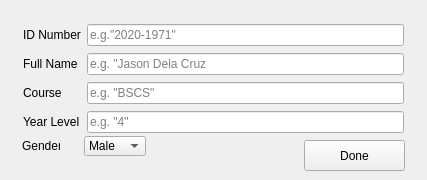
<?xml version="1.0" encoding="UTF-8"?>
<ui version="4.0">
 <class>ADDSTUDENTWINDOW</class>
 <widget class="QMainWindow" name="ADDSTUDENTWINDOW">
  <property name="geometry">
   <rect>
    <x>0</x>
    <y>0</y>
    <width>427</width>
    <height>180</height>
   </rect>
  </property>
  <property name="minimumSize">
   <size>
    <width>427</width>
    <height>180</height>
   </size>
  </property>
  <property name="maximumSize">
   <size>
    <width>427</width>
    <height>180</height>
   </size>
  </property>
  <property name="font">
   <font>
    <family>Segoe UI</family>
   </font>
  </property>
  <property name="windowTitle">
   <string>Add Student Form</string>
  </property>
  <widget class="QWidget" name="centralwidget">
   <widget class="QLabel" name="genderLabel">
    <property name="geometry">
     <rect>
      <x>22</x>
      <y>138</y>
      <width>38</width>
      <height>16</height>
     </rect>
    </property>
    <property name="text">
     <string>Gender</string>
    </property>
   </widget>
   <widget class="QComboBox" name="genderField">
    <property name="geometry">
     <rect>
      <x>84</x>
      <y>136</y>
      <width>62</width>
      <height>20</height>
     </rect>
    </property>
    <item>
     <property name="text">
      <string>Male</string>
     </property>
    </item>
    <item>
     <property name="text">
      <string>Female</string>
     </property>
    </item>
    <item>
     <property name="text">
      <string>Others</string>
     </property>
    </item>
   </widget>
   <widget class="QPushButton" name="doneAdd">
    <property name="geometry">
     <rect>
      <x>304</x>
      <y>140</y>
      <width>101</width>
      <height>31</height>
     </rect>
    </property>
    <property name="text">
     <string>Done</string>
    </property>
   </widget>
   <widget class="QWidget" name="layoutWidget">
    <property name="geometry">
     <rect>
      <x>23</x>
      <y>23</y>
      <width>381</width>
      <height>112</height>
     </rect>
    </property>
    <layout class="QGridLayout" name="gridLayout">
     <item row="0" column="0">
      <widget class="QLabel" name="idLabel">
       <property name="text">
        <string>ID Number</string>
       </property>
      </widget>
     </item>
     <item row="3" column="1">
      <widget class="QLineEdit" name="yearField">
       <property name="placeholderText">
        <string>e.g. &quot;4&quot;</string>
       </property>
      </widget>
     </item>
     <item row="0" column="1">
      <widget class="QLineEdit" name="idField">
       <property name="placeholderText">
        <string>e.g.&quot;2020-1971&quot;</string>
       </property>
      </widget>
     </item>
     <item row="2" column="1">
      <widget class="QLineEdit" name="courseField">
       <property name="placeholderText">
        <string>e.g. &quot;BSCS&quot;</string>
       </property>
      </widget>
     </item>
     <item row="1" column="0">
      <widget class="QLabel" name="nameLabel">
       <property name="text">
        <string>Full Name</string>
       </property>
      </widget>
     </item>
     <item row="3" column="0">
      <widget class="QLabel" name="yearLabel">
       <property name="text">
        <string>Year Level</string>
       </property>
      </widget>
     </item>
     <item row="1" column="1">
      <widget class="QLineEdit" name="nameField">
       <property name="placeholderText">
        <string>e.g. &quot;Jason Dela Cruz</string>
       </property>
      </widget>
     </item>
     <item row="2" column="0">
      <widget class="QLabel" name="courseLabel">
       <property name="text">
        <string>Course</string>
       </property>
      </widget>
     </item>
    </layout>
   </widget>
  </widget>
 </widget>
 <tabstops>
  <tabstop>idField</tabstop>
  <tabstop>nameField</tabstop>
  <tabstop>courseField</tabstop>
  <tabstop>yearField</tabstop>
  <tabstop>genderField</tabstop>
  <tabstop>doneAdd</tabstop>
 </tabstops>
 <resources/>
 <connections/>
</ui>
